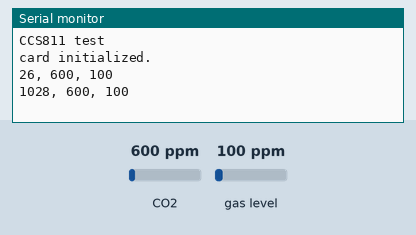
Recording of a sketch running on a simulated Arduino Uno, built with avr-gcc and run on an emulated ATmega328P. Shown: the last lines printed to the serial monitor. The inputs (shaded band) are chosen by the test bench; at power-on: CO2 600 ppm, gas level 100 ppm. Storage starts empty.

Above: at 1.8 s.
1.9 s: CO2 set to 452 ppm
At 2.6 s:
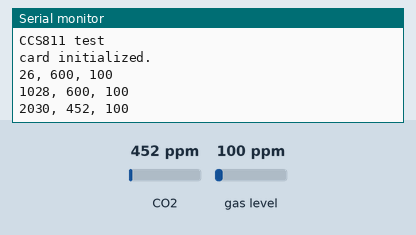
3.4 s: gas level set to 20 ppm
At 4.7 s:
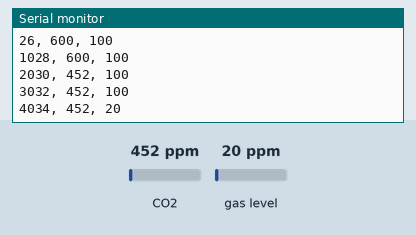
4.9 s: CO2 set to 1050 ppm
At 5.8 s:
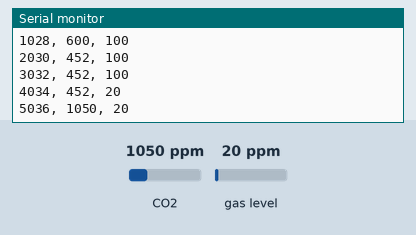
Timing chart, 0 to 7.9 s (numbered marks = the images above; inputs shaded):
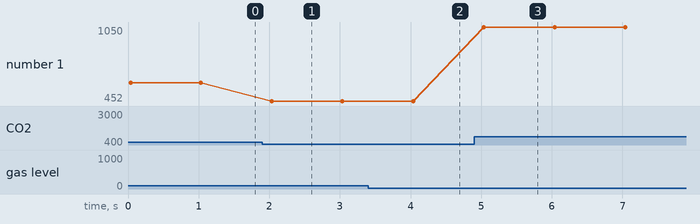

The sketch:

CCS811_test.ino
```cpp
/**************************************************************************

 ** MOSI - pin 11
 ** MISO - pin 12
 ** CLK - pin 13
 ** CS - pin 4
 * SDA -  A4
 * SCL - A5
 * WAK - GND
 *
 ***************************************************************************/

#include "Adafruit_CCS811.h"
#include <SPI.h>
#include <SD.h>
const int chipSelect = 4;
Adafruit_CCS811 ccs;
File dataFile;

void setup() {
  Serial.begin(9600);

  Serial.println("CCS811 test");
  if(!ccs.begin()){
    Serial.println("Failed to start sensor! Please check your wiring.");
    while(1);
  }

  // Wait for the sensor to be ready
  while(!ccs.available());

  if (!SD.begin(chipSelect)) {
    Serial.println("Card failed, or not present");
    // don't do anything more:
    while (1);
  }
  Serial.println("card initialized.");

  dataFile = SD.open("datalog.txt", FILE_WRITE);

}

void loop() {
  String dataString = "";
  if(ccs.available()){
    if(!ccs.readData()){
      dataString += String(millis());
      dataString += ", ";
      dataString += String(ccs.geteCO2());
      dataString += ", ";
      dataString += String(ccs.getTVOC());

      Serial.println(dataString);

      if (dataFile) {
        dataFile.println(dataString);
        dataFile.flush();
        //dataFile.close();
      }


    }
    else{
      Serial.println("ERROR!");
      while(1);
    }
  }
  delay(1000);
}
```

Measured:
- after the input at 1.9 s, the serial monitor: prints a new line after 0.13 s (image 1)
- after the input at 3.4 s, the serial monitor: prints a new line after 0.64 s (image 2)
- after the input at 4.9 s, the serial monitor: prints a new line after 0.14 s (image 3)
- plotted number 1: 600 → 452 after the input at 1.9 s, 452 → 1050 after the input at 4.9 s
